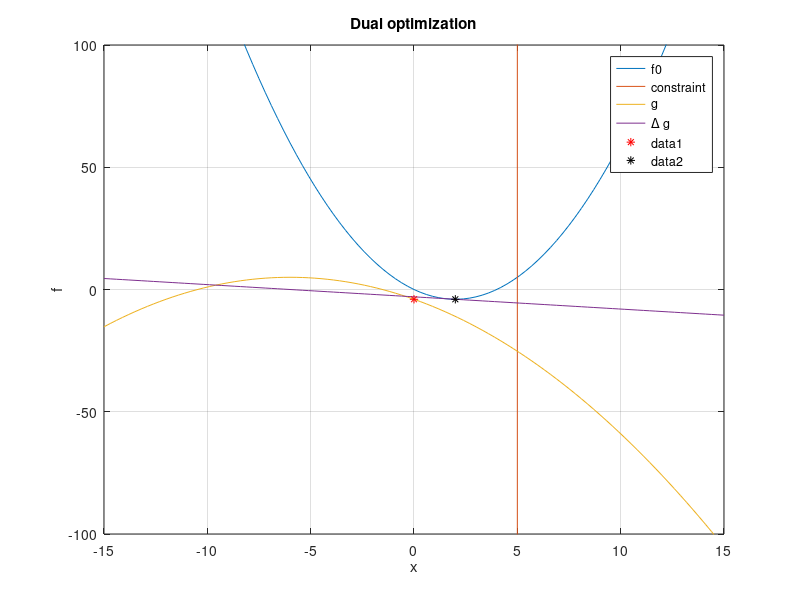

Write MATLAB code to recreate this figure.
clear all 
clc

%%
H = 2;
c = -4;

A = 1;
b = 5;

a = 15;
n = 101;
N = 20;
eta = .5;
x = linspace(-a,a,n);

f0 = zeros(1,n);
g = zeros(1,n);
Dg = zeros(1,n);

mu = zeros(1,N);
mu_bar = zeros(1,N-1);
Dg_opt = zeros(1,N-1);
x_star = zeros(1,N-1);
f_star = zeros(1,N-1);
g_star = zeros(1,N-1);

mu0 = 0;
mu(1) = mu0;

for i = 1:n
    f0(i) = .5*x(i)*H*x(i) + c*x(i);
    g(i) = -.5*(A*x(i)+c)*(1/H)*(A*x(i)+c)-b*x(i);
    Dg(i) = -A/H*(A*x(i)+c)-b;
end

for i = 1:N-1
    g_star(i) = -.5*(A*mu(i)+c)*(1/H)*(A*mu(i)+c)-b*mu(i);
    x_star(i) = -1/H*(A*mu(i)+c);
    f_star(i) = .5*x_star(i)*H*x_star(i) + c*x_star(i);

    Dg_opt(i) = -A/H*(A*mu(i)+c)-b;
    mu_bar(i) = mu(i)+eta*Dg_opt(i);
    mu(i+1) = max(0,mu_bar(i));
end

%%
figure(1); clf
plot(x,f0); hold on
plot([b/A b/A],[-150 300]);
plot(x,g); plot(x,Dg)
ylim([-100 100])
xlabel('x'); ylabel('f');
legend('f0','constraint','g','\Delta g')
grid on
title('Dual optimization')
for i = 1:1
    plot(mu(i),g_star(i),'r*')
    plot(x_star(i),f_star(i),'k*')
%     pause
end
